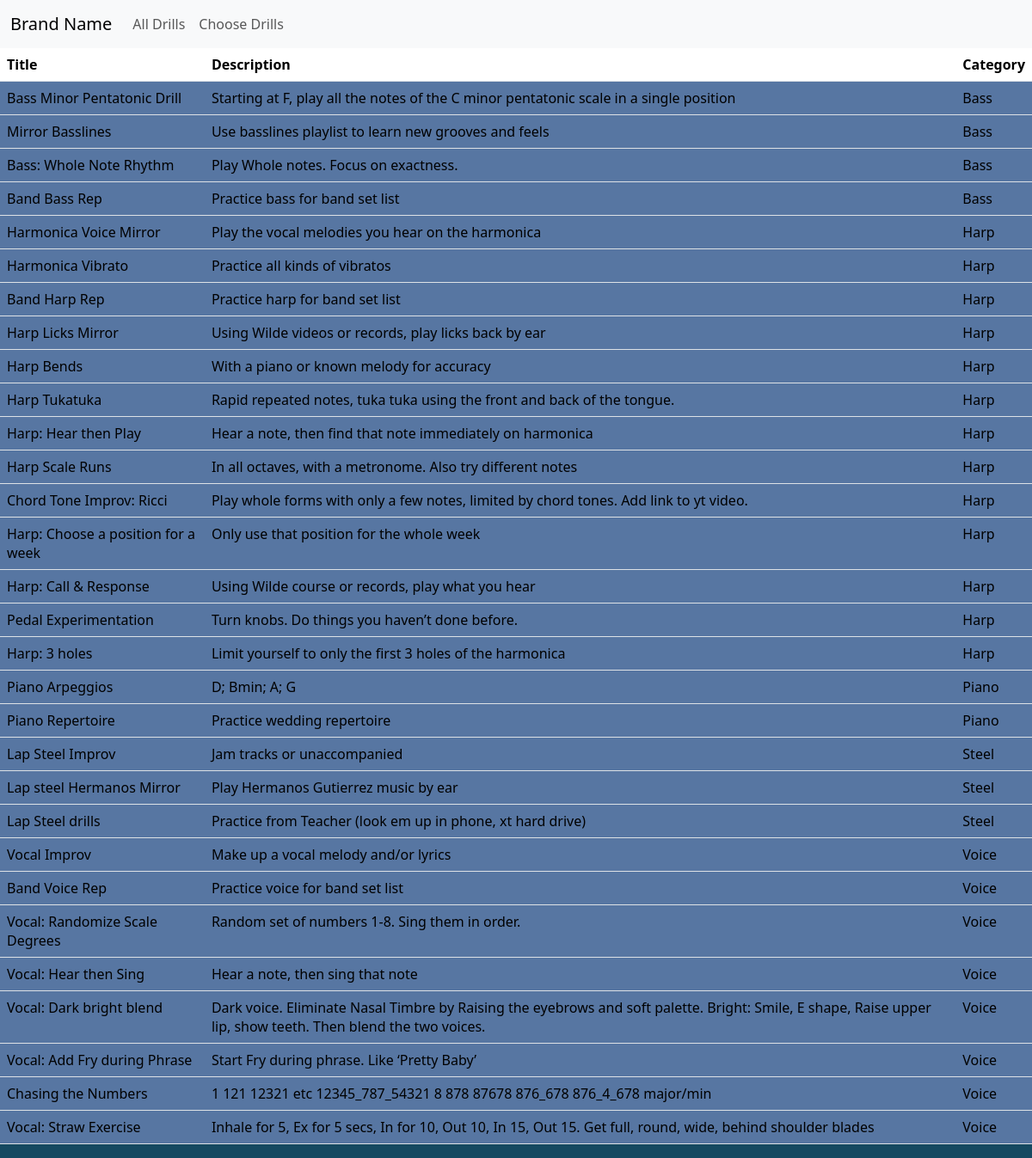
The app's page /getdrills/all, older data.
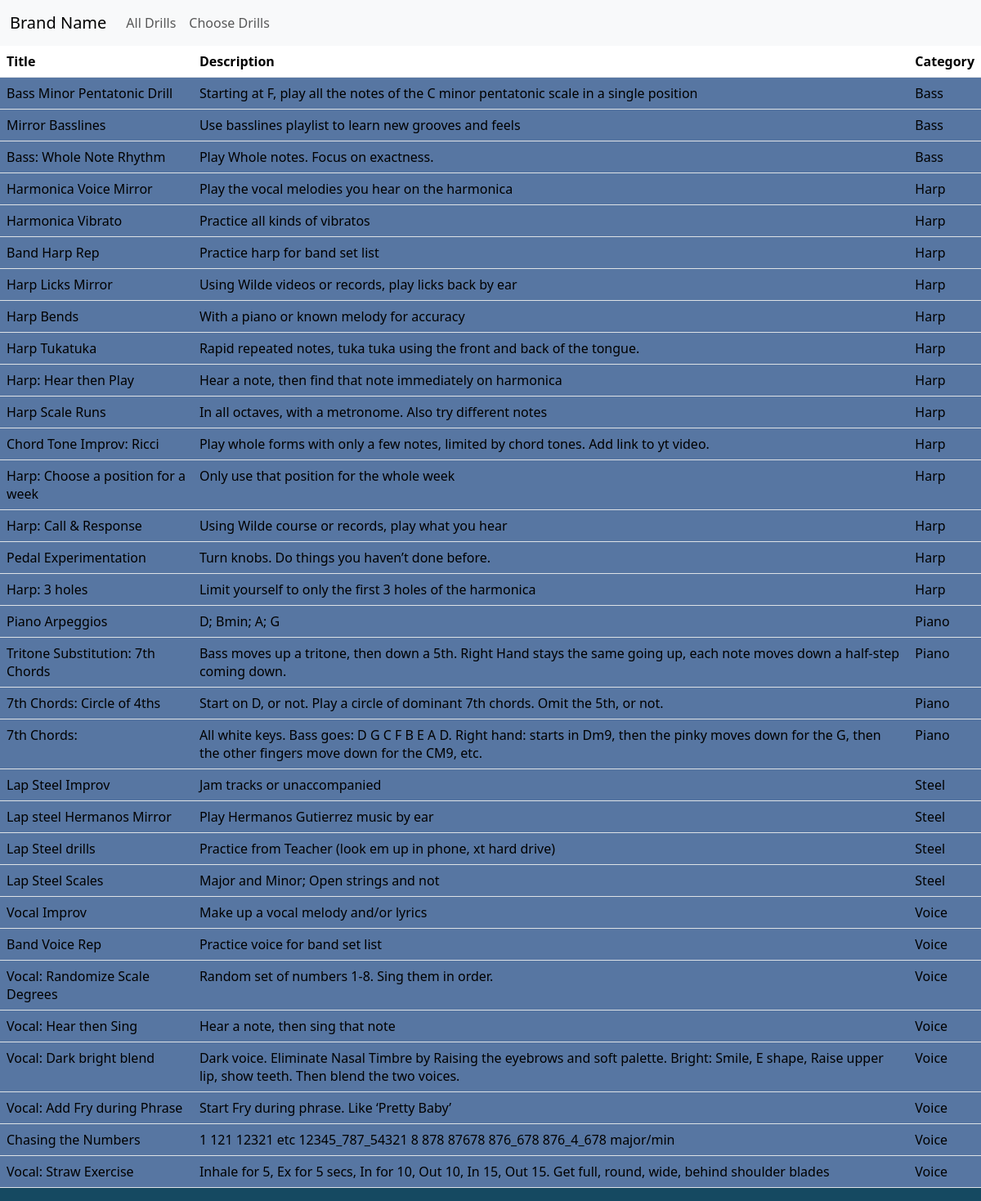
The same page, newer data.
### getdrills/models.py (models this page shows, shortened)
class Drill(models.Model):
    title = models.CharField(max_length=200)
    description = models.CharField(max_length=400)
    category = models.ForeignKey(Category, on_delete=models.CASCADE)

class Category(models.Model):
    cat_name = models.CharField(max_length=200)

### getdrills/views.py (the view)
# urls.py: path("all", views.all_drills, name="all_drills"),
def all_drills(request):
    drills = Drill.objects.order_by("category")
    template = loader.get_template("getdrills/drills.html")
    context = {
        "drills": drills,
    }
    return HttpResponse(template.render(context, request))

### getdrills/templates/getdrills/drills.html (shortened to what this page needs)
{% extends "base.html" %}
{% block content %}
{% if drills %}
    <table class="table" id="drill_table">
    <tr>
        <th scope="col">Title</th>
        <th scope="col">Description</th>
        <th scope="col">Category</th>
    </tr>
    {% for drill in drills %}
        <tr>
            <td>{{ drill.title }}</td>
            <td>{{ drill.description }}</td>
            <td>{{ drill.category.cat_name }}</td>
        </tr>
    {% endfor %}
    </table>
{% else %}
    <p>No drills are available.</p>
{% endif %}
{% endblock %}

### getdrills/templates/base.html (shortened to what this page needs)
{% load static %}
<html lang="en">
<head>
    {% load static %}
    <link href="{% static 'getdrills/bootstrap.css' %}" rel="stylesheet" type="text/css" media="screen" />
    <link href="{% static 'getdrills/main.css' %}" rel="stylesheet" type="text/css" media="screen" />
</head>
<body>
    <nav class="navbar navbar-expand-sm bg-light">
  <div class="container-fluid">
    <a class="navbar-brand" href="#">Brand Name</a>
    <div class="collapse navbar-collapse" id="myNavbar">
      <ul class="navbar-nav me-auto">
        <li class="nav-item">
          <a class="nav-link" aria-current="page" href="{% url 'getdrills:all_drills' %}">All Drills</a>
        </li>
        <li class="nav-item">
          <a class="nav-link" href="{% url 'getdrills:choose_drills' %}">Choose Drills</a>
        </li>
      </ul>
    </div>
  </div>
</nav>
    {% block content %}{% endblock %}
</body>
</html>

### getdrills/static/getdrills/main.css (style rules this page uses)
body { background-color: #154961; }
#drill_table td { background-color: #5776a2; }

Row changes from the older to the newer data that the page shows:
removed Drill: title "Band Bass Rep", description "Practice bass for band set list", category.cat_name "Bass"
removed Drill: title "Piano Repertoire", description "Practice wedding repertoire", category.cat_name "Piano"
added Drill: title "Tritone Substitution: 7th Chords", description "Bass moves up a tritone, then down a 5th. Right Hand stays the same going up, each note moves down a half-step coming down.", category.cat_name "Piano"
added Drill: title "7th Chords: Circle of 4ths", description "Start on D, or not. Play a circle of dominant 7th chords. Omit the 5th, or not.", category.cat_name "Piano"
added Drill: title "7th Chords:", description "All white keys. Bass goes: D G C F B E A D. Right hand: starts in Dm9, then the pinky moves down for the G, then the other fingers move down for the CM9, etc.", category.cat_name "Piano"
added Drill: title "Lap Steel Scales", description "Major and Minor; Open strings and not", category.cat_name "Steel"
